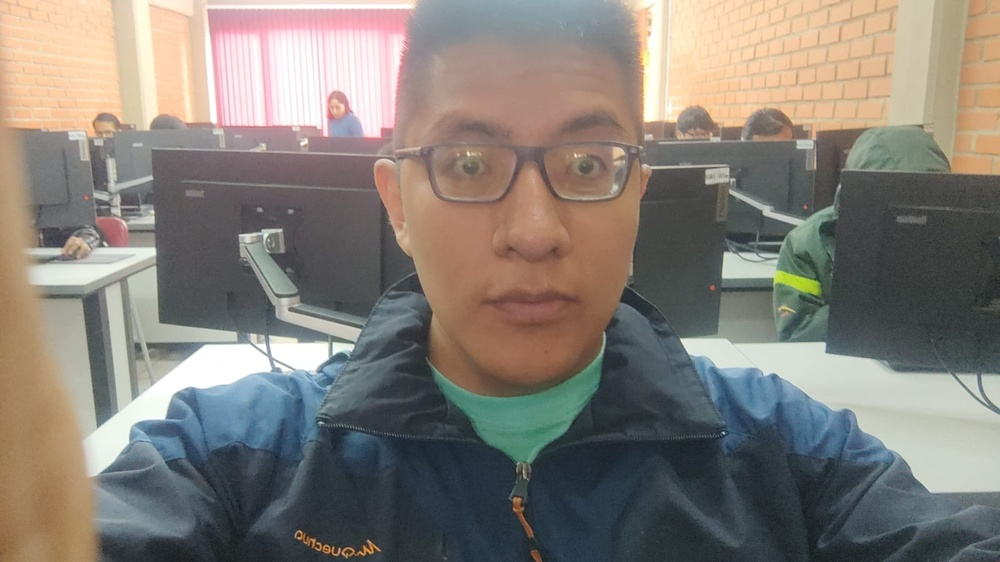
#> input picture images/1.jpeg, 1000 x 562 px, shrunk from 1599 x 899 before the run
$ jupyter execute laboratorio.ipynb
#> lines starting #> are read from the running program, lines starting #| are printed output that depends on the picture
# Actividad de laboratorio
Procesando imagenes

[cell 1]
import cv2
import matplotlib.pyplot as plt
import numpy as np

# Carga de las 3 imagenes
img1_bgr = cv2.imread('images/1.jpeg')
#> img1_bgr is the input picture: shape (562, 1000, 3); mean B, G, R 119.4, 126.6, 132.8
img2_bgr = cv2.imread('images/2.jpeg')
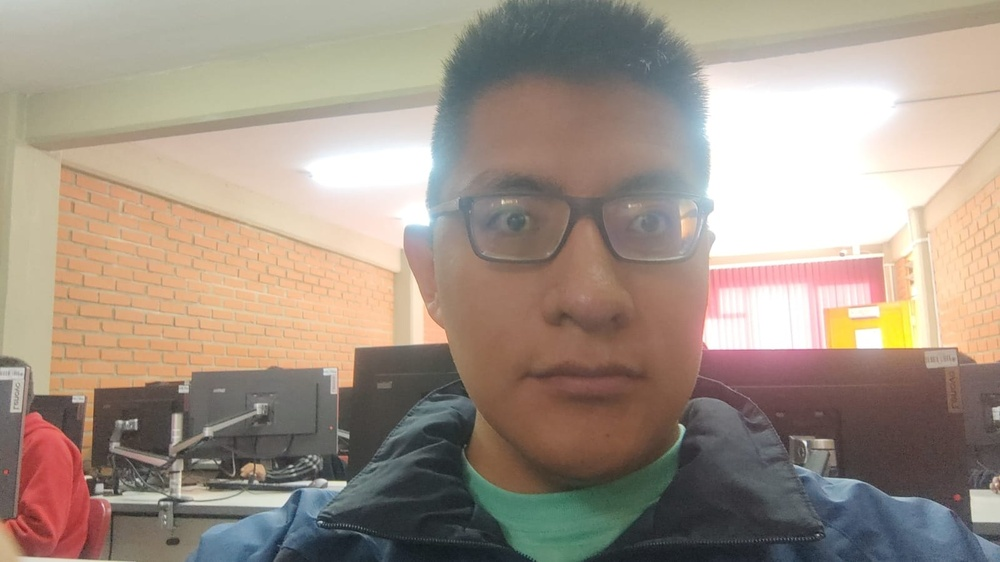
#> input picture images/2.jpeg, 1000 x 562 px, shrunk from 1599 x 899 before the run
#> img2_bgr is the input picture: shape (562, 1000, 3); mean B, G, R 134.6, 147.6, 162.3
img3_bgr = cv2.imread('images/3.jpeg')
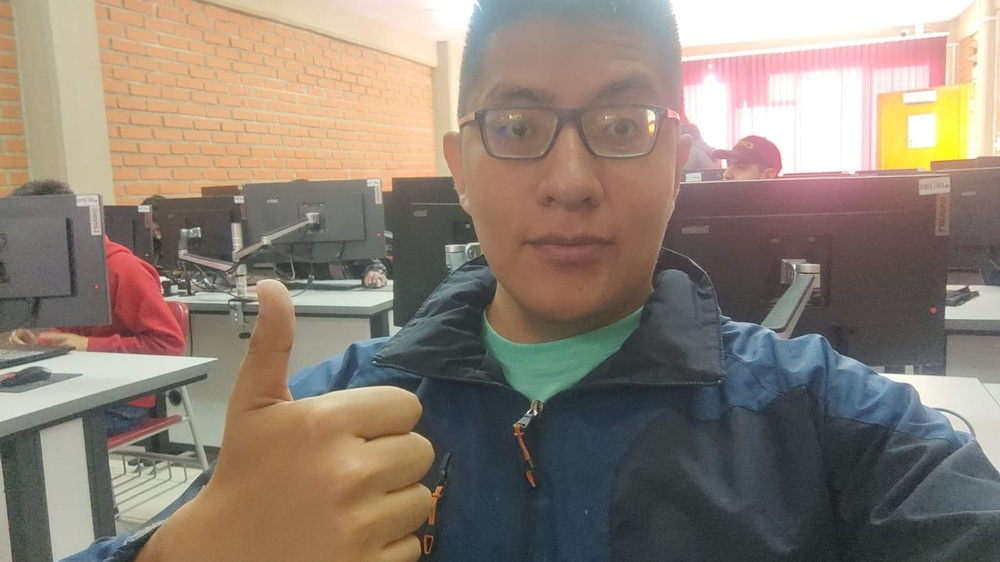
#> input picture images/3.jpeg, 1000 x 562 px, shrunk from 1599 x 899 before the run
#> img3_bgr is the input picture: shape (562, 1000, 3); mean B, G, R 116.9, 128.7, 141.5

# Convertir a rgb
img1_rgb = cv2.cvtColor(img1_bgr, cv2.COLOR_BGR2RGB)
img2_rgb = cv2.cvtColor(img2_bgr, cv2.COLOR_BGR2RGB)
img3_rgb = cv2.cvtColor(img3_bgr, cv2.COLOR_BGR2RGB)

# Mostrar las 3 imagenes
fig,axs = plt.subplots(1, 3, figsize=(20, 5))

axs[0].imshow(img1_rgb)
axs[0].axis('off')
axs[0].set_title('Imagen 1')

axs[1].imshow(img2_rgb)
axs[1].axis('off')
axs[1].set_title('Imagen 2')

axs[2].imshow(img3_rgb)
axs[2].axis('off')
axs[2].set_title('Imagen 3')

# Convertir imagen a escala de grises
img1_grises = cv2.cvtColor(img1_bgr, cv2.COLOR_BGR2GRAY)
img2_grises = cv2.cvtColor(img2_bgr, cv2.COLOR_BGR2GRAY)
img3_grises = cv2.cvtColor(img3_bgr, cv2.COLOR_BGR2GRAY)

# Guardar imagenes en escala de grises
cv2.imwrite('images/grises_1.jpeg', img1_grises)
cv2.imwrite('images/grises_2.jpeg', img2_grises)
cv2.imwrite('images/grises_3.jpeg', img3_grises)

# Guardar imagenes bgr
plt.imsave('images/bgr_1.jpeg', img1_bgr)
plt.imsave('images/bgr_2.jpeg', img2_bgr)
plt.imsave('images/bgr_3.jpeg', img3_bgr)

# Mostrar las 3 imagenes en escala de grises
fig,axs = plt.subplots(1, 3, figsize=(20, 5))

axs[0].imshow(img1_grises, cmap='gray')
axs[0].axis('off')
axs[0].set_title('Imagen 1')

axs[1].imshow(img2_grises, cmap='gray')
axs[1].axis('off')
axs[1].set_title('Imagen 2')

axs[2].imshow(img3_grises, cmap='gray')
axs[2].axis('off')
axs[2].set_title('Imagen 3')

# Mostrando las imagenes

[cell 2]
# Funciones para mostrar imagenes
def mostrar_imagen(img):
  # Escala de grises por canales
  plt.rcParams['figure.figsize'] = [10, 5]

  plt.subplot(3, 4, 1)
  plt.axis('off')
  plt.title('Imagen Original')
  plt.imshow(img)

  plt.subplot(3, 4, 2)
  plt.axis('off')
  plt.title('Canal Rojo')
  plt.imshow(img[:,:,0], cmap='gray')

  plt.subplot(3, 4, 3)
  plt.axis('off')
  plt.title('Canal Verde')
  plt.imshow(img[:,:,1], cmap='gray')

  plt.subplot(3, 4, 4)
  plt.axis('off')
  plt.title('Canal Azul')
  plt.imshow(img[:,:,2], cmap='gray')

  # Colores reales

  red = img[:,:,0]
  green = img[:,:,1]
  blue = img[:,:,2]

  red_image = np.zeros_like(img)
  red_image[:,:,0] = red
  green_image = np.zeros_like(img)
  green_image[:,:,1] = green
  blue_image = np.zeros_like(img)
  blue_image[:,:,2] = blue


  plt.subplot(3, 4, 5)
  plt.axis('off')
  plt.title('Imagen Original')
  plt.imshow(img)

  plt.subplot(3, 4, 6)
  plt.axis('off')
  plt.title('Canal Rojo')
  plt.imshow(red_image)

  plt.subplot(3, 4, 7)
  plt.axis('off')
  plt.title('Canal Verde')
  plt.imshow(green_image)

  plt.subplot(3, 4, 8)
  plt.axis('off')
  plt.title('Canal Azul')
  plt.imshow(blue_image)

  # Colores falsos

  r, g, b = cv2.split(img)

  plt.subplot(3, 4, 9)
  plt.axis('off')
  plt.title('Imagen Original')
  plt.imshow(img)

  plt.subplot(3, 4, 10)
  plt.axis('off')
  plt.title('Canal Rojo')
  plt.imshow(r, cmap='Reds')

  plt.subplot(3, 4, 11)
  plt.axis('off')
  plt.title('Canal Verde')
  plt.imshow(g, cmap='Greens')

  plt.subplot(3, 4, 12)
  plt.axis('off')
  plt.title('Canal Azul')
  plt.imshow(b, cmap='Blues')

# Imagen 1
mostrar_imagen(img1_rgb)

[cell 3]
# Imagen 2
mostrar_imagen(img2_rgb)
#> in mostrar_imagen (call 2), `green = img[:,:,1]`:
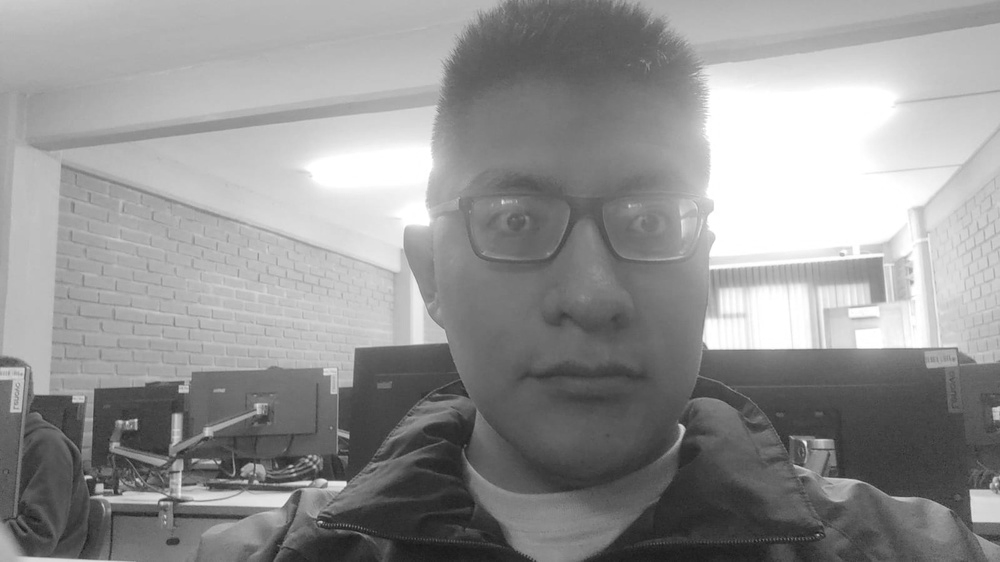
#> green: shape (562, 1000); min 24, max 255, mean 147.6

[cell 4]
# Imagen 3
mostrar_imagen(img3_rgb)
#> in mostrar_imagen (call 3), `red = img[:,:,0]`:
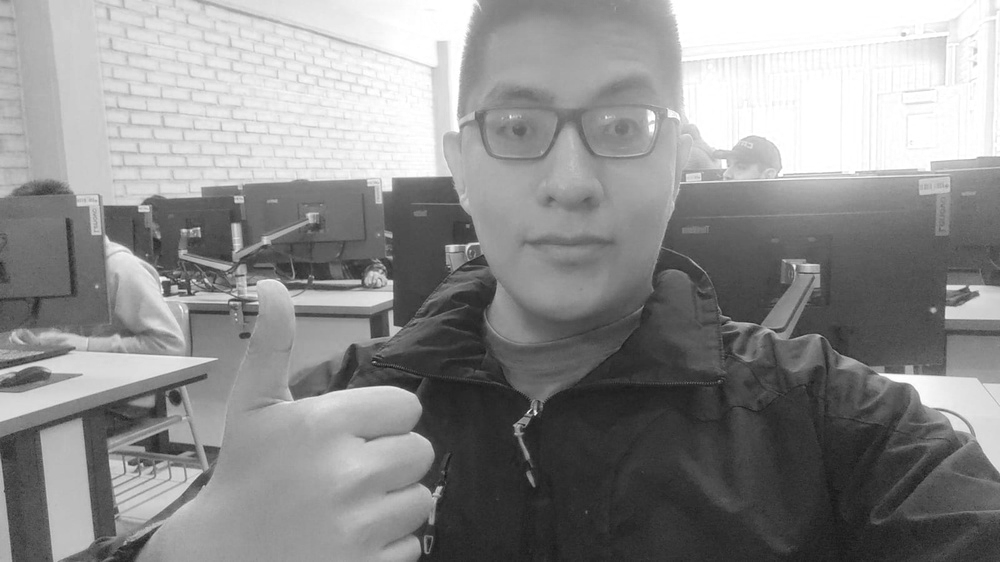
#> red: shape (562, 1000); min 20, max 255, mean 141.5
#> in mostrar_imagen (call 3), `blue = img[:,:,2]`:
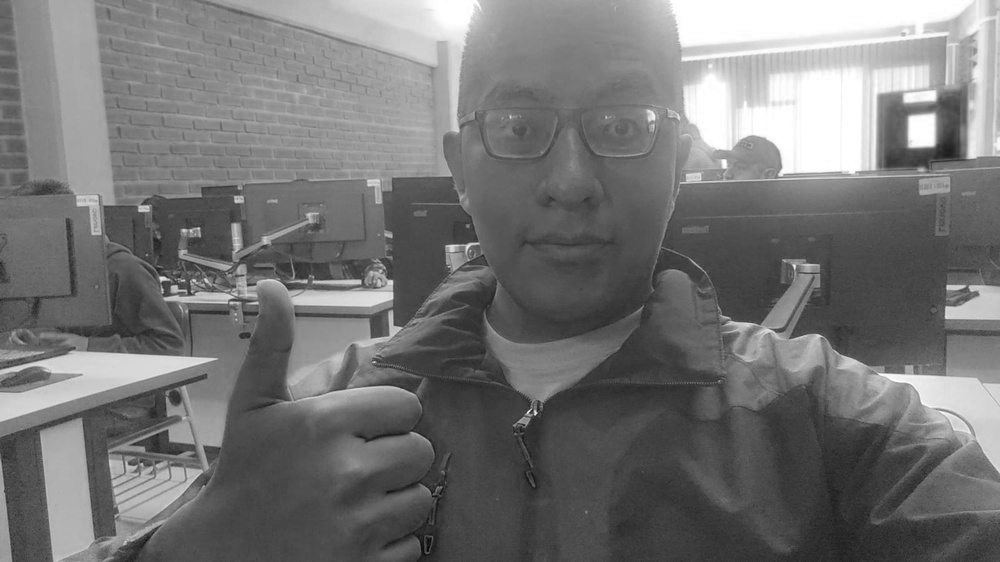
#> blue: shape (562, 1000); min 1, max 255, mean 116.9
#> in mostrar_imagen (call 3), `red_image[:,:,0] = red`:
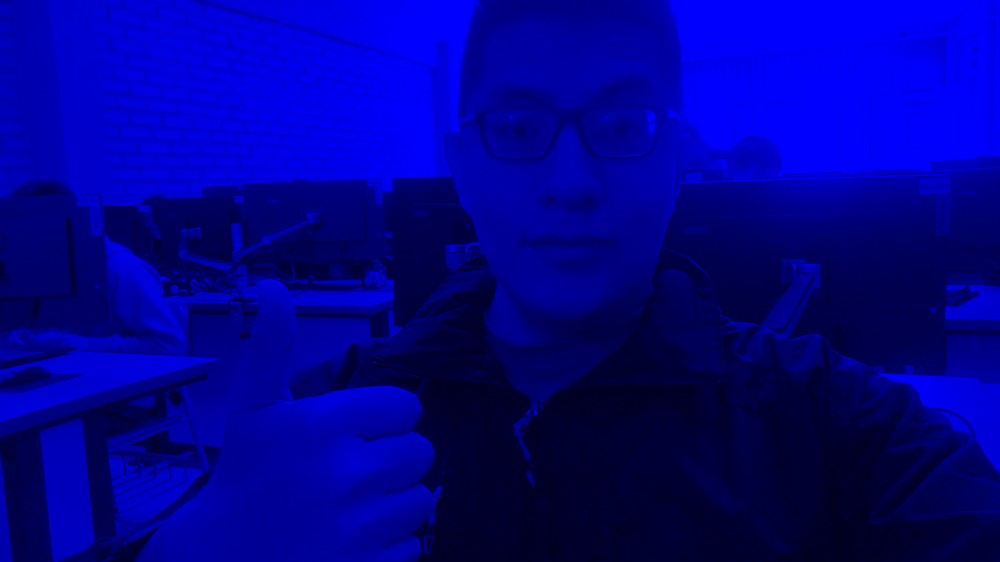
#> red_image: shape (562, 1000, 3); mean of channels 0, 1, 2 141.5, 0, 0; drawn as B, G, R
#> in mostrar_imagen (call 3), `green_image[:,:,1] = green`:
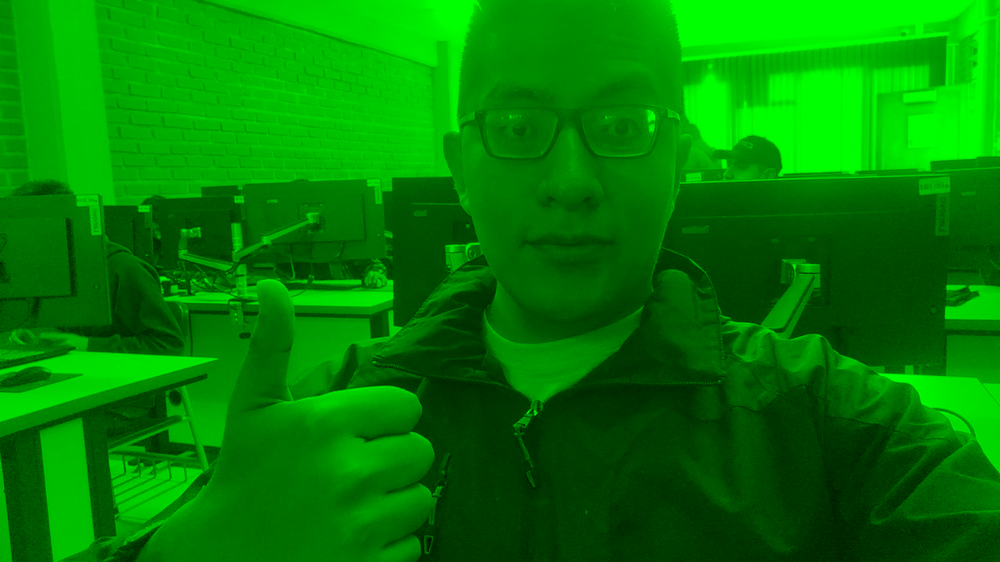
#> green_image: shape (562, 1000, 3); mean of channels 0, 1, 2 0, 128.7, 0; drawn as B, G, R
#> in mostrar_imagen (call 3), `blue_image[:,:,2] = blue`:
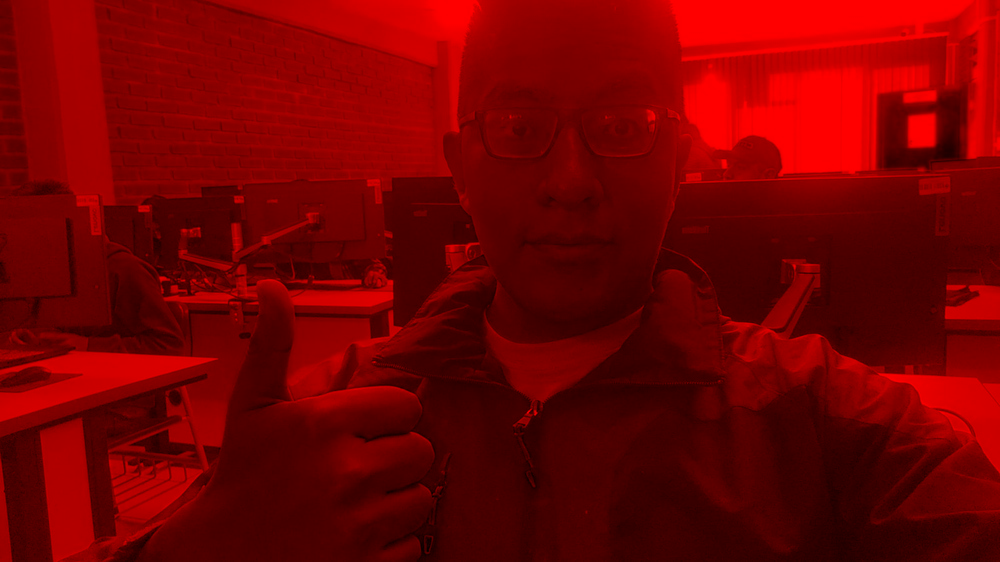
#> blue_image: shape (562, 1000, 3); mean of channels 0, 1, 2 0, 0, 116.9; drawn as B, G, R
